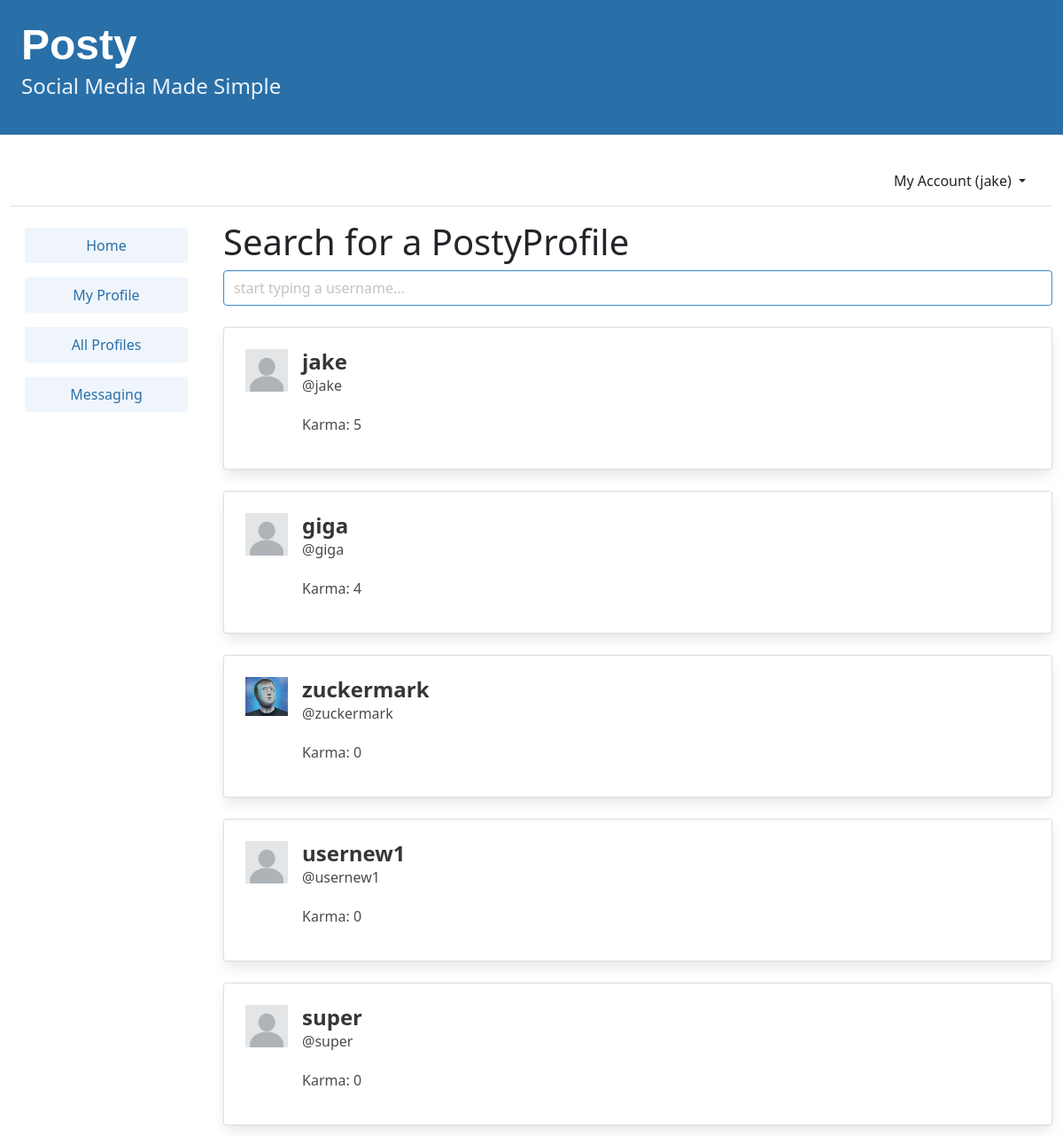
Before: /profile_list/ (signed in) with the older database file.
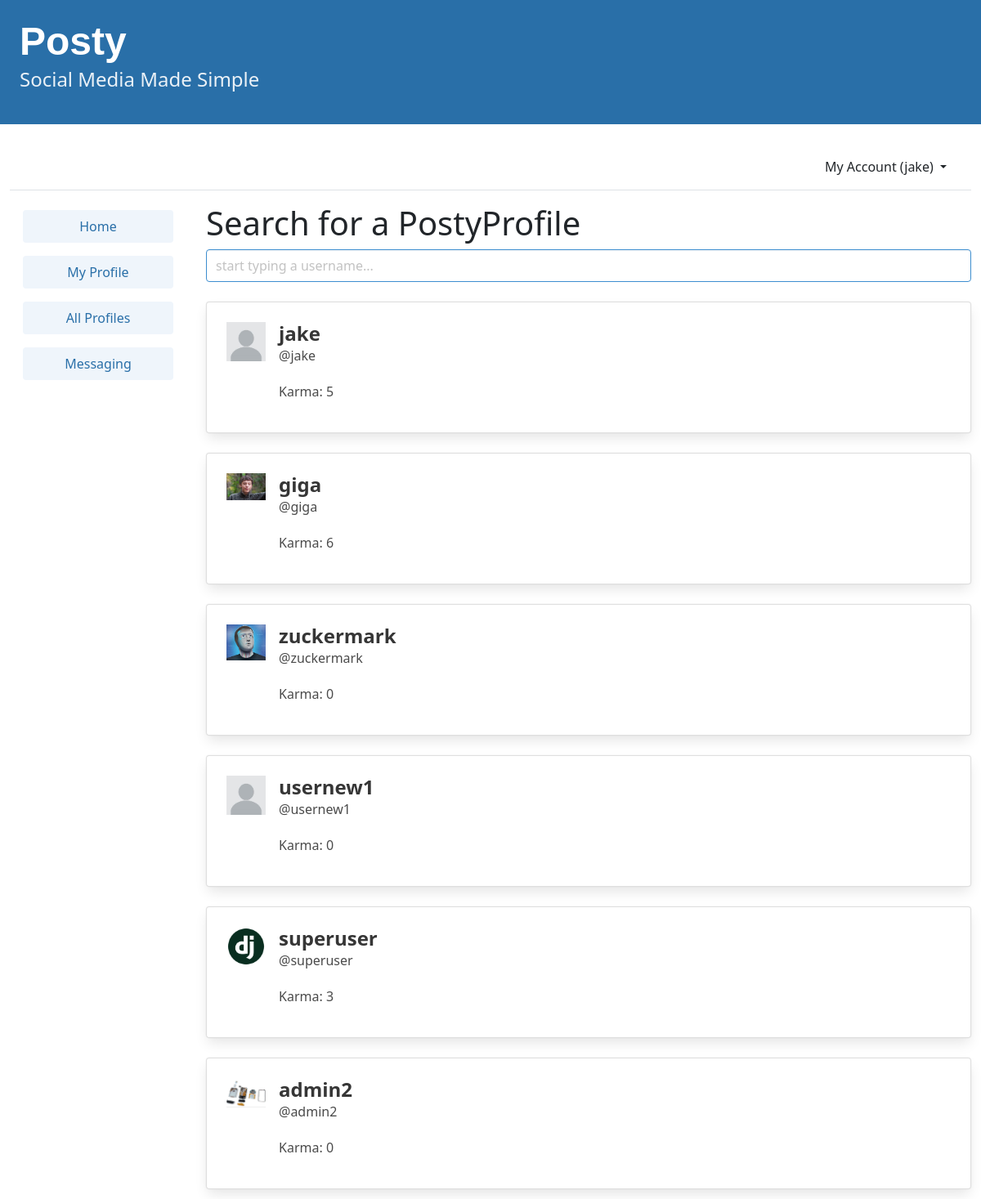
After: the same page with the newer database file.
### posty/models.py (models this page shows, shortened)
class Profile(models.Model):
    user = models.OneToOneField(User, on_delete=models.CASCADE)
    follows = models.ManyToManyField(
        "self", related_name="followed_by", symmetrical=False, blank=True
    )

### accounts/models.py (models this page shows)
class User(AbstractUser):
    user_karma = models.IntegerField(default=0, blank=True, null=True)
    profile_picture = models.ImageField(
        default="default_pfp.jpg", upload_to="images/", blank=True, null=True
    )
    class Meta:
        db_table = "auth_user"

### posty/views.py (the view)
# urls.py: path("profile_list/", profile_list, name="profile_list"),
@login_required
def profile_list(request):
    profiles = Profile.objects.all()
    return render(request, "posty/profile_list.html", {"profiles": profiles})

### templates/posty/profile_list.html (shortened to what this page needs)
{% extends "base.html" %}
{% block content %}
    <div class="column">
        <h1>Search for a PostyProfile</h1>
        <input type="text"
               id="tags"
               class="input is-info"
               placeholder="start typing a username..."/>
        <br>
        <br>
        {% for profile in profiles %}
            <div class="block">
                <div class="card">
                    <a href="{% url 'posty:profile' profile.id %}"
                       style="text-decoration: none">
                        <div class="card-content">
                            <div class="media">
                                <div class="media-left">
                                    <figure class="image is-48x48">
                                        <img src={{ profile.user.profile_picture.url }} alt="Placeholder image">
                                    </figure>
                                </div>
                                <div class="media-content">
                                    <p class="title is-4">{{ profile.user.username }}</p>
                                    <p class="subtitle is-6">@{{ profile.user.username|lower }}</p>
                                    <p class="subtitle is-6">Karma: {{ profile.user.user_karma }}</p>
                                </div>
                            </div>
                        </div>
                    </a>
                </div>
            </div>
        {% endfor %}
    </div>
{% endblock content %}

Changed rows visible on the page:
changed through a linked row, Profile "giga": user.profile_picture: picture added in place of a placeholder; user.user_karma "4" → "6"
changed through a linked row, Profile: user.profile_picture: picture added in place of a placeholder; user.username "super" → "superuser"; user.user_karma "0" → "3"
added Profile: user.profile_picture (picture), user.username "admin2", user.user_karma "0"
